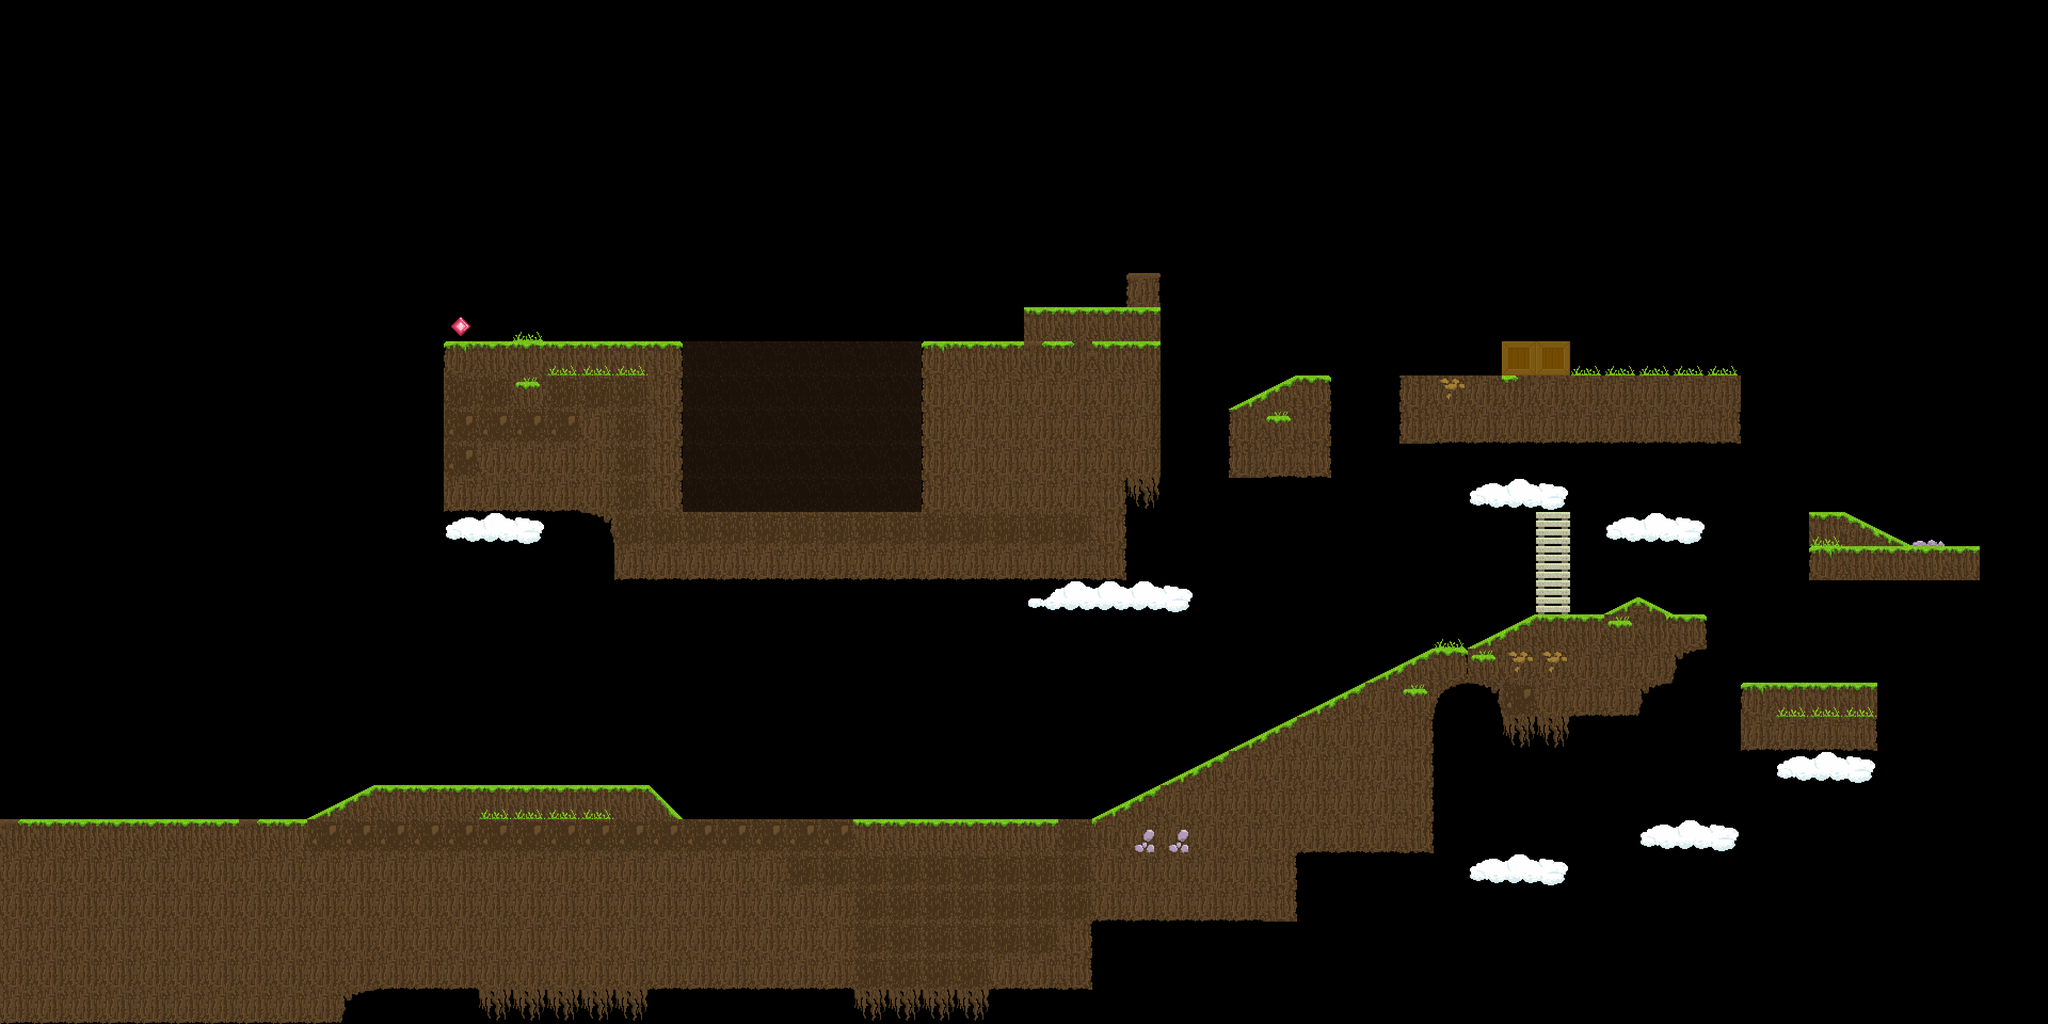

Tiled map render using the project's own tile images. Description and the map definition, with tile-layer contents summarised, below:
An orthogonal 60x30 tile map with 64x64 px tiles, 1 tile layer (map) and 37 objects.

<map version="1.0" orientation="orthogonal" renderorder="right-down" width="60" height="30" tilewidth="64" tileheight="64" nextobjectid="56">
 <tileset firstgid="1" name="PlatformerSet" tilewidth="64" tileheight="64" tilecount="64" columns="8">
  <image source="Tiles_64x64.png" trans="000000" width="512" height="512" />
 </tileset>
 <layer name="map" width="60" height="30">
  <data>[1800 cells, 492 non-empty, 40 distinct tile ids]</data>
 </layer>
 <objectgroup name="end_pos">
  <object id="25" x="832" y="576" width="64" height="64" />
 </objectgroup>
 <objectgroup name="start_pos">
  <object id="24" x="256" y="1408" width="64" height="64" />
 </objectgroup>
 <objectgroup name="water">
  <object id="48" x="1216" y="1409.22" width="960" height="126.78" />
  <object id="52" x="1280" y="640" width="448" height="320" />
  <object id="53" x="3200" y="1152" width="384" height="128" />
 </objectgroup>
 <objectgroup name="platforms">
  <object id="49" x="1354.26" y="1349.78" width="168.909" height="77.728" />
  <object id="50" x="1617.34" y="1360.24" width="357.25" height="40.3587" />
  <object id="55" x="3219.29" y="1216" width="199.918" height="32.9761" />
 </objectgroup>
 <objectgroup name="ground">
  <object id="2" x="0" y="1536" width="640" height="384" />
  <object id="3" x="704" y="1472" width="512" height="384" />
  <object id="4" x="640" y="1536" width="64" height="320" />
  <object id="6" x="1216" y="1536" width="832" height="320" />
  <object id="7" x="1216" y="1472">
   <polygon points="0,0 64,64 0,64" />
  </object>
  <object id="8" x="704" y="1472">
   <polygon points="0,0 -128,64 0,64" />
  </object>
  <object id="9" x="2048" y="1536">
   <polygon points="0,0 640,-320 640,64 0,64" />
  </object>
  <object id="10" x="2048" y="1600" width="384" height="128" />
  <object id="11" x="2688" y="1216" width="448" height="64" />
  <object id="12" x="2880" y="1152" width="320" height="64" />
  <object id="13" x="2816" y="1280" width="256" height="64" />
  <object id="14" x="2752" y="1216">
   <polygon points="0,0 128,-64 128,0" />
  </object>
  <object id="15" x="3008" y="1152">
   <polygon points="0,0 62.8252,-31.7921 128,0" />
  </object>
  <object id="16" x="2624" y="704" width="640" height="128" />
  <object id="17" x="2816" y="640" width="64" height="64" />
  <object id="18" x="2880" y="640" width="64" height="64" />
  <object id="19" x="3264" y="1280" width="256" height="128" />
  <object id="20" x="3392" y="1024" width="320" height="64" />
  <object id="22" x="3392" y="960" width="64" height="64" />
  <object id="23" x="3456" y="960">
   <polygon points="0,0 0,64 128,64" />
  </object>
  <object id="26" x="2304" y="768" width="192" height="128" />
  <object id="27" x="2432" y="704" width="64" height="64" />
  <object id="28" x="2432" y="704">
   <polygon points="0,0 -128,64 0,64" />
  </object>
  <object id="29" x="1728" y="640" width="448" height="256" />
  <object id="32" x="1728" y="896" width="384" height="64" />
  <object id="33" x="1152" y="960" width="960" height="128" />
  <object id="34" x="832" y="640" width="448" height="320" />
  <object id="35" x="1920" y="576" width="256" height="64" />
  <object id="36" x="2112" y="512" width="64" height="64" />
 </objectgroup>
</map>